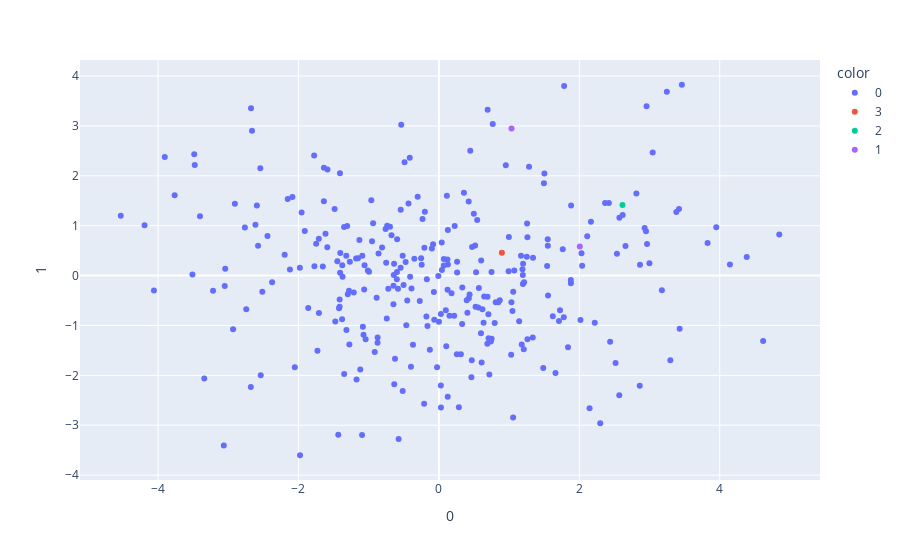

Source (notebook cell):
### Code cell
fig = px.scatter(components, x=0, y=1, color=df['Agglomerative ID'].astype("category"))
fig.show()

### Figure 1 — Plotly figure (JSON) as saved in the notebook; plotly's stock layout.template omitted (floating-point values rounded to 4 significant figures; data arrays with more than 128 entries replaced by an {"elided": "..."} marker saying what was removed)
{"data": [{"hovertemplate": "color=0<br>0=%{x}<br>1=%{y}<extra></extra>", "legendgroup": "0", "marker": {"color": "#636efa", "symbol": "circle"}, "mode": "markers", "name": "0", "orientation": "v", "showlegend": true, "type": "scatter", "x": {"elided": "296 float values"}, "xaxis": "x", "y": {"elided": "296 float values"}, "yaxis": "y"}, {"hovertemplate": "color=3<br>0=%{x}<br>1=%{y}<extra></extra>", "legendgroup": "3", "marker": {"color": "#EF553B", "symbol": "circle"}, "mode": "markers", "name": "3", "orientation": "v", "showlegend": true, "type": "scatter", "x": [0.8976], "xaxis": "x", "y": [0.4564], "yaxis": "y"}, {"hovertemplate": "color=2<br>0=%{x}<br>1=%{y}<extra></extra>", "legendgroup": "2", "marker": {"color": "#00cc96", "symbol": "circle"}, "mode": "markers", "name": "2", "orientation": "v", "showlegend": true, "type": "scatter", "x": [2.615], "xaxis": "x", "y": [1.417], "yaxis": "y"}, {"hovertemplate": "color=1<br>0=%{x}<br>1=%{y}<extra></extra>", "legendgroup": "1", "marker": {"color": "#ab63fa", "symbol": "circle"}, "mode": "markers", "name": "1", "orientation": "v", "showlegend": true, "type": "scatter", "x": [2.007, 1.034], "xaxis": "x", "y": [0.5842, 2.949], "yaxis": "y"}], "layout": {"legend": {"title": {"text": "color"}, "tracegroupgap": 0}, "margin": {"t": 60}, "xaxis": {"anchor": "y", "domain": [0, 1], "title": {"text": "0"}}, "yaxis": {"anchor": "x", "domain": [0, 1], "title": {"text": "1"}}}}
